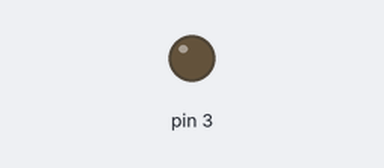
Bench run of a sketch on a simulated Arduino Uno, built with avr-gcc and run on an emulated ATmega328P. Parts: output pins drawn as LEDs (lit = HIGH).

Above: at 0.05 s.
At 3.0 s:
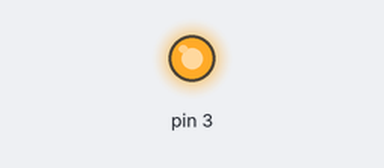
At 5.95 s:
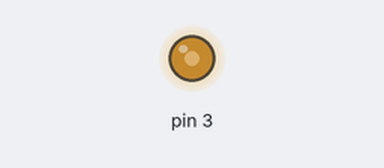
Timing chart, 0 to 7.8 s (numbered marks = the images above):
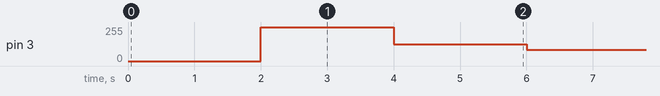

Measured:
- by itself, pin 3: repeats every 6.0 s: 127/255 2.0 s, 85/255 2.0 s, 255/255 2.0 s

The sketch:

task_2.1.ino
```cpp
// C++ code
//
int i=0;
long currentmillis=0;
long prevmillis=0;
void setup()
{
  pinMode(3, OUTPUT);
}

void loop()
{
  currentmillis=millis();
  if (currentmillis-prevmillis>=2000){
    if(i>=3){
      i=0;}
    analogWrite(3,255/(i+1));
     prevmillis=currentmillis;
     i++;
  }

}
```
